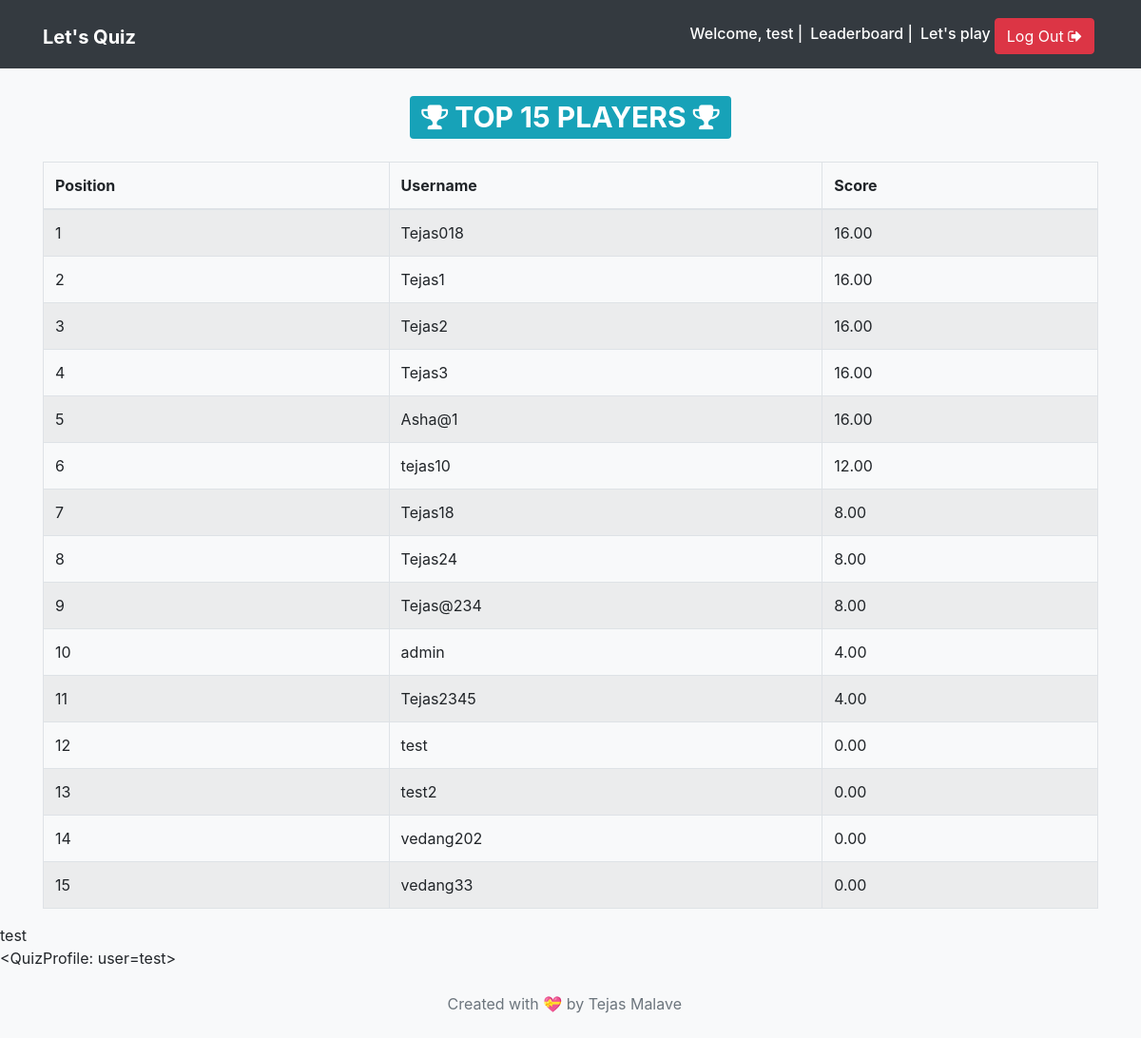
Page /leaderboard/ (signed in) on the committed database.
### quiz/models.py (models this page shows, shortened)
class QuizProfile(TimeStampedModel):
    user = models.OneToOneField(User, on_delete=models.CASCADE)
    total_score = models.DecimalField(_('Total Score'), default=0, decimal_places=2, max_digits=10)
    def __str__(self):
        return f'<QuizProfile: user={self.user}>'

### quiz/views.py (the view)
# urls.py: re_path(r'^leaderboard/$', views.leaderboard, name='leaderboard'),
def leaderboard(request):
    top_quiz_profiles = QuizProfile.objects.order_by('-total_score')[:500]
    total_count = top_quiz_profiles.count()
    qp = QuizProfile.objects.get(user_id=request.user)
    context = {
        'top_quiz_profiles': top_quiz_profiles,
        'total_count': total_count,
        'score': qp
    }
    return render(request, 'quiz/leaderboard.html', context=context)

### templates/quiz/leaderboard.html (shortened to what this page needs)
{% extends 'base.html' %}
{% block content %}
<div class="container">
    <h1 class="text-center my-4"><span class="badge badge-info"><i class="fa fa-trophy" aria-hidden="true"></i> TOP {{ total_count }} PLAYERS <i class="fa fa-trophy" aria-hidden="true"></i></span></h1>
    <table class="table table-striped table-bordered">
        <thead>
            <tr>
                <th>Position</th>
                <th>Username</th>
                <th>Score</th>
            </tr>
        </thead>
        <tbody>
            {% for quiz_profile in top_quiz_profiles %}
            <tr>
                <td>{{ forloop.counter }}</td>
                <td>{{ quiz_profile.user.username }}</td>
                <td>{{ quiz_profile.total_score }}</td>
            </tr>
            {% endfor %}
        </tbody>
    </table>
</div>
<div id="usern">{{ user.get_username }}</div>
<div id="score">{{ score }}</div>
{% endblock content %}

### templates/base.html (shortened to what this page needs)
{% load static %}
<!doctype html>
<html lang="en">
<head>
    <link rel="stylesheet" href="https://maxcdn.bootstrapcdn.com/bootstrap/4.0.0-beta.2/css/bootstrap.min.css">
    <link rel="stylesheet" href="https://maxcdn.bootstrapcdn.com/font-awesome/4.7.0/css/font-awesome.min.css">
    <link rel="stylesheet" href="https://maxcdn.bootstrapcdn.com/font-awesome/4.7.0/css/font-awesome.min.css">
    <link rel="stylesheet" href="{% static 'css/main.css' %}">
</head>
<body class="bg-light">
    <nav class="navbar navbar-expand-md navbar-dark bg-dark">
        <div class="container">
            <h1><a href="{% url 'quiz:home' %}" class="navbar-brand">
            <strong>Let's Quiz</strong></a></h1>
            <div class="collapse navbar-collapse justify-content-end " id="navbar">
                {% if not request.user.is_active %}
                <a href="{% url 'quiz:leaderboard' %}" class="btn btn-info mt-1 mx-1">Leaderboard</a>
                <a href="{% url 'quiz:login' %}" class="btn btn-info mt-1"><i class="fa fa-sign-in" aria-hidden="true"></i> Log In</a>
                {% else %}
                <h6 class="text-white mt-2 mr-2">Welcome, {{ request.user.username }} | </h6>
                <h6 class="text-white mt-2 mr-2"><a href="{% url 'quiz:leaderboard' %}" class="text-white">Leaderboard</a> |</h6>
                <h6 class="mt-2"><a href="{% url 'quiz:play' %}" class="text-white">Let's play</a></h6>
                <a href="{% url 'quiz:logout' %}" class="btn btn-danger mt-1 mx-1">Log Out <i class="fa fa-sign-out" aria-hidden="true"></i></a>
                {% endif %}
            </div>
        </div>
    </nav>
    {% block content %}
    {% endblock content %}
    <footer class="bg-light text-muted py-0">
        <div class="container py-4">
            <ul class="list-inline mb-0 text-center">
                <li class="list-inline-item">Created with 💝 by Tejas Malave </li>
            </ul>
        </div>
    </footer>
</body>
</html>

### rows in the picture
QuizProfile: user.username "Tejas018", total_score "16.00"
QuizProfile: user.username "Tejas1", total_score "16.00"
QuizProfile: user.username "Tejas2", total_score "16.00"
QuizProfile: user.username "Tejas3", total_score "16.00"
QuizProfile: user.username "Asha@1", total_score "16.00"
QuizProfile: user.username "tejas10", total_score "12.00"
QuizProfile: user.username "Tejas18", total_score "8.00"
QuizProfile: user.username "Tejas24", total_score "8.00"
QuizProfile: user.username "Tejas@234", total_score "8.00"
QuizProfile: user.username "admin", total_score "4.00"
QuizProfile: user.username "Tejas2345", total_score "4.00"
QuizProfile: user.username "test", total_score "0.00", user.username "<QuizProfile: user=test>"
QuizProfile: user.username "test2", total_score "0.00"
QuizProfile: user.username "vedang202", total_score "0.00"
QuizProfile: user.username "vedang33", total_score "0.00"

### other values in the picture
{{ request.user.username }} "test"
{{ total_count }} "15"
{{ user.get_username }} "test"
